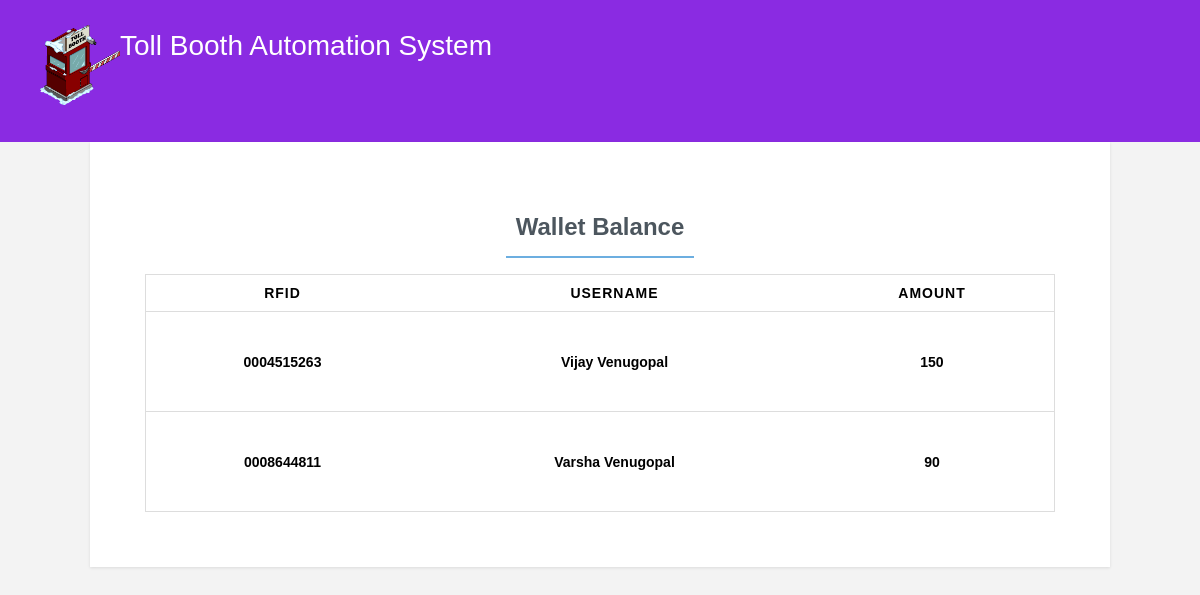
The app's page /view_bal.php with its own data.
### tables this page shows
CREATE TABLE IF NOT EXISTS `wallet` (
  `rfid` varchar(20) NOT NULL,
  `username` varchar(50) NOT NULL,
  `balance` int(11) NOT NULL,
  PRIMARY KEY (`rfid`)
);

### view_bal.php (the view, shortened to what this page needs)
<!DOCTYPE html>
<html>
<body>
<head>
	<link rel="stylesheet" href="css/demo.css">
	<link rel="stylesheet" href="css/form-basic.css">
</head>
	<header>
		<h1><img width="80" height="80" src="toll-booth.png"></h1><h1>Toll Booth Automation System</h1>
    </header>
    <div class="main-content">
<form class="form-basic" method="post">
<?php
$connect = mysqli_connect("localhost", "root", "", "rfid");
$query = "SELECT * FROM `wallet`";
$result = mysqli_query($connect, $query);
$output = '
<br />
<h1 align="center">Wallet Balance</h1><br><br>
<table>
<thead>
 <tr>
   <th>RFID</th>
      <th>Username</th>
      <th>Amount</th>
 </tr>
 <thead>
 <tbody>
';
while($row = mysqli_fetch_array($result))
{
 $output .= '
 <tr>
  <td data-title="RFID">'.$row["rfid"].'</td>
  <td data-title="Username">'.$row["username"].'</td>
  <td data-title="Amount">'.$row["balance"].'</td>
 </tr></tbody>
 ';
}
$output .= '</table>';
echo $output;
?>
		</form>
    </div>
</body>
</html>

### css/demo.css (style rules this page uses)
* { margin: 0; padding: 0; box-sizing: border-box; }
html { background-color: #efefef; }
body { font:14px/1.5 Arial, Helvetica, sans-serif; margin:0; }
tbody { height: 100px; overflow-y: auto; overflow-x: hidden; }
header { box-sizing: border-box; text-align: center; width: 100%; padding: 25px 40px; background-color: blueviolet; overflow: hidden; }
header h1 { text-align-last: justify; float: left; font: bold 60px/1.5 inherit; font-weight: 150; color: #fff; }
.main-content { margin-bottom: 75px; }
body { font-family: arial; }

### css/form-basic.css (style rules this page uses)
html { background-color: #f3f3f3; }
.form-basic table { border: 1px solid #ccc; width: 100%; margin:0; padding:0; border-collapse: collapse; border-spacing: 0; }
.form-basic table tr { border: 1px solid #ddd; padding: 5px; }
.form-basic table th, table td { padding: 10px; text-align: center; }
.form-basic table th { text-transform: uppercase; font-size: 14px; letter-spacing: 1px; }
.form-basic { max-width: 1020px; margin: 0 auto; padding: 55px; box-sizing: border-box; background-color: #ffffff; box-shadow: 0 1px 3px 0 rgba(0, 0, 0, 0.1); font: bold 14px sans-serif; text-align: center; }
.form-basic h1 { display: inline-block; box-sizing: border-box; color: #4c565e; font-size: 24px; padding: 0 10px 15px; border-bottom: 2px solid #6caee0; margin: 0; }

### records on screen
wallet: rfid "0004515263", username "Vijay Venugopal", balance "150"
wallet: rfid "0008644811", username "Varsha Venugopal", balance "90"
